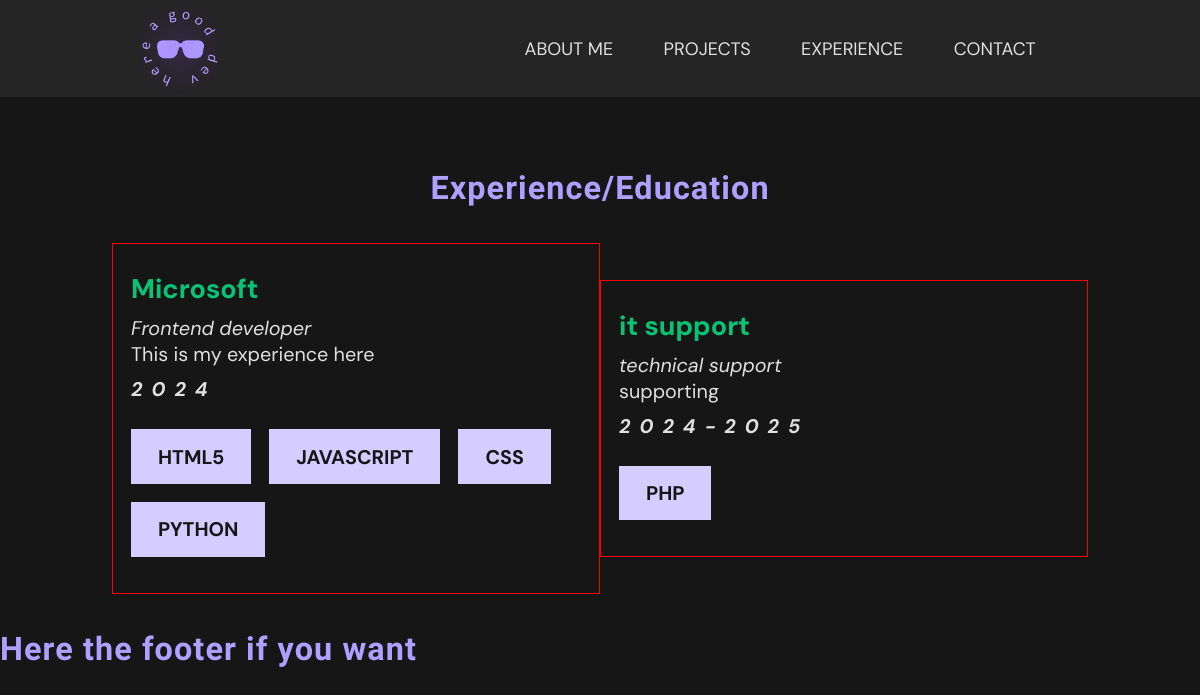
Screenshot of /content/experiences with the database file from the repository.
### content/models.py (models this page shows, shortened)
class Experience(models.Model):
    name = models.CharField(max_length=100)
    title = models.CharField(max_length=100)
    description = models.TextField()
    period = models.CharField(max_length=100)
    skills = models.ManyToManyField(Skill)

class Skill(models.Model):
    name = models.CharField(max_length=100)

### content/views.py (the view)
# urls.py: path("experiences",experience_list,name="experience_list"),
def experience_list(request):
    experiences = Experience.objects.all()
    return render(request, 'content/experience_list.html', {'experiences': experiences})

### templates/content/experience_list.html (shortened to what this page needs)
{% extends 'base.html' %}
{% load static %}
{% block content %}
<section class="experience-section center-column">
    <h2>Experience/Education</h2>
    <div class="experience-list center-row">
      {% for experience in experiences %}
      <div class="experience-card">
        <p>{{ experience.name }}</p>
        <p>{{ experience.title }}</p>
        <p>{{ experience.description }}</p>
        <p>{{ experience.period }}</p>
        <div class="experience-skills">
          {% for skill in experience.skills.all %}
          <label class="text-label">{{ skill.name }}</label>
          {% endfor %}
        </div>
      </div>
      {% endfor %}
    </div>
  </section>
{% endblock content %}

### static/css/main.css (style rules this page uses)
:root { --primary-color: #AF9FFF; --primary-color-100: #D5CCFF; --primary-color-300: #7F66FF; --secondary-color: #025834; --secondary-color-600: #07C576; --secondary-color-900: #02311D; --background-color: #161616; --surface-color: #252525; --neutral-color: #E0E0E0; --lobser-font: "Lobster Two", sans-serif; --dm-font: "DM Sans", sans-serif; }
* { margin: 0; padding: 0; font-family: var(--dm-font); text-decoration: none; }
html { background-color: var(--background-color); font-size: 18px; }
h2 { font-family: var(--lobser-font); color: var(--primary-color); font-size: 1.8rem; letter-spacing: 0.06rem; }
p { color: var(--neutral-color); font-size: 1.1rem; }
.center-row { display: flex; align-items: center; justify-content: center; }
.center-column { display: flex; align-items: center; justify-content: center; flex-direction: column; }
.text-label { color: var(--background-color); background-color: var(--primary-color-100); text-transform: uppercase; font-weight: bolder; padding: 0.8rem 1.5rem; font-size: 1.1rem; }

### static/css/sections.css (style rules this page uses)
a p:nth-child(2), .experience-card p:nth-child(1) { font-size: 1.5rem; color: var( --secondary-color-600); font-weight: bolder; margin: 0.5rem 0px; }
a p:nth-child(3), .experience-card p:nth-child(2) { font-style: italic; }
a p:nth-child(4), .experience-card p:nth-child(4) { margin: 0.5rem 0px; font-weight: bolder; font-style: italic; letter-spacing: 0.5rem; }
.experience-section { margin-top: 4rem; }
.experience-card { width: 25rem; display: flex; flex-direction: column; flex-wrap: wrap; padding: 1rem; margin: 2rem 0px; border: solid red 1px; }
.experience-skills { display: flex; flex-wrap: wrap; gap: 1rem; margin: 1rem 0px; }

### rows the page displays
Experience: name "Microsoft", title "Frontend developer", description "This is my experience here", period "2024"
Skill: name "HTML5"
Skill: name "JAVASCRIPT"
Skill: name "CSS"
Skill: name "PYTHON"
Experience: name "it support", title "technical support", description "supporting", period "2024-2025"
Skill: name "PHP"
